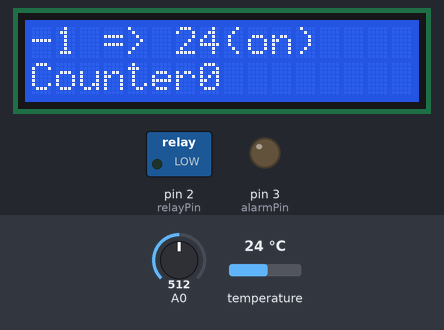
Recording of a sketch running on a simulated Arduino Uno, built with avr-gcc and run on an emulated ATmega328P. Shown: 16×2 character LCD, switched loads named in the sketch (green lamp = pin HIGH), output pins drawn as LEDs (lit = HIGH). The inputs (shaded band) are chosen by the test bench; at power-on: A0 = 512, temperature 24 °C. EEPROM starts erased; what the sketch prints to the serial monitor is not drawn.

Above: at 5.0 s.
5.1 s: A0 set to 397
6.6 s: A0 set to 369
At 6.97 s:
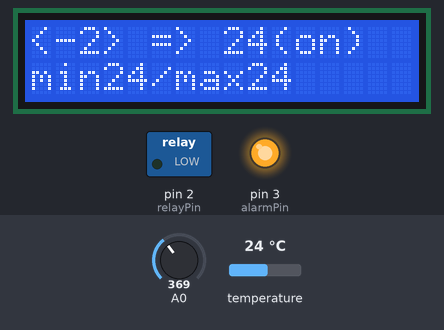
8.9 s: A0 set to 547
10.4 s: A0 set to 565
At 11.7 s:
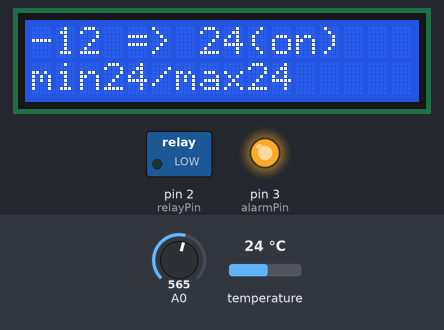
Timing chart, 0 to 12.9 s (numbered marks = the images above; inputs shaded):
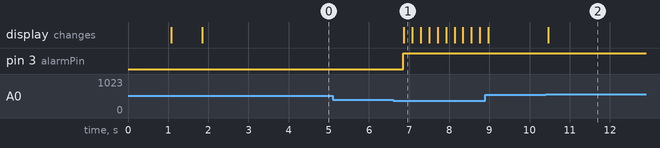

The sketch:

congelateur.ino
```cpp
#include <LiquidCrystal.h>
#include <EEPROM.h>
#include "OneWire.h"
#include "DallasTemperature.h"
#include <avr/wdt.h>


//const int chipSelect = 10;
const int eeAddress = 0;
const int countAdress = 1;

LiquidCrystal lcd(8, 9, 4, 5, 6, 7);
const int alarmPin = 3;
const int relayPin = 2;


OneWire oneWire(A0);

DallasTemperature ds(&oneWire);

int lcd_key = 0;
int adc_key_in = 0;
#define btnRIGHT 0
#define btnUP 1
#define btnDOWN 2
#define btnLEFT 3
#define btnSELECT 4
#define btnNONE 5

signed char saved;

boolean changing;
const int refreshIni = 300;
int refresh;

int mesurement;
int min = 100;
int max = -100;

boolean relayState;

signed char alarm = -10;

void setup() {
  Serial.begin(9600);
  Serial.println("Start");
  delay(1000);
  lcd.begin(16, 2);
  saved = readSavedTemp();
  if(saved > -10 || saved < -30){
    Serial.println("Saved out of bounds");
    saveTemp({-18});
  }
  changing = false;
  ds.begin();          // sonde activée
  mesurement = readTemp();
  line1();
  refresh = refreshIni;
  pinMode(relayPin, OUTPUT);
  digitalWrite(relayPin, 0);
  pinMode(alarmPin, OUTPUT);
  digitalWrite(alarmPin, 0);
  relayState = false;
  incrementStartCount();
  delay(2000);
  wdt_enable(WDTO_4S);
}

void loop() {
  if(changing || refresh <= 0){
    if(refresh <= 0){
      refresh = refreshIni;
      mesurement = readTemp();
    }
    if(mesurement >= alarm){
      digitalWrite(alarmPin, 1);
    } else{
      digitalWrite(alarmPin, 0);
    }
    if(mesurement > max){
      max = mesurement;
    }
    if(mesurement < min){
      min = mesurement;
    }
    if(mesurement <= saved - 1){
      relayState = true;
    }
    if(mesurement >= saved){
      relayState = false;
    }
    digitalWrite(relayPin, relayState);
    lcd.clear();
    line1();
    line2();
  }

  lcd_key = read_LCD_buttons();
  switch (lcd_key){
    case btnRIGHT:
      {
      break;
      }
    case btnUP:
      {
      changing = true;
      saved = saved +1;
      break;
      }
    case btnDOWN:
      {
      changing = true;
      saved = saved - 1;
      break;
      }
    case btnLEFT:
      {
      break;
      }
    case btnSELECT:
      {
      saveTemp(saved);
      saved = readSavedTemp(); //to ensure saved
      changing = false;
      line1();
      break;
      }
    case btnNONE:
      {
      break;
      }
  }
  delay(200);
  wdt_reset();
  refresh--;
}

int read_LCD_buttons()
{
  adc_key_in = analogRead(0); // read the value from the sensor
  if (adc_key_in > 1000) return btnNONE;
  /*
  if (adc_key_in < 50) return btnRIGHT;
  if (adc_key_in < 195) return btnUP;
  if (adc_key_in < 380) return btnDOWN;
  if (adc_key_in < 555) return btnLEFT;
  if (adc_key_in < 790) return btnSELECT;*/
  if (adc_key_in < 50) return btnRIGHT;
  if (adc_key_in < 195) return btnUP;
  if (adc_key_in < 380) return btnDOWN;
  if (adc_key_in < 555) return btnLEFT;
  if (adc_key_in < 790) return btnSELECT;
  return btnNONE;
}

void saveTemp(signed char temp){
//  signed char c {-50};  // Or int8_t.
  EEPROM.put(eeAddress, temp);
}

byte readSavedTemp(){
  signed char d;
  EEPROM.get(eeAddress, d);
  //Serial.println(d);
  return (d);
}

int readTemp(){
  ds.requestTemperatures();
  int t = ds.getTempCByIndex(0);
  return t;
}

void line1(){
  lcd.setCursor(0,0);
  lcd.print("                ");
  lcd.setCursor(0,0);
  String state = "(off)";
  if(!relayState){
    state = "(on)";
  }
  if(changing){
    lcd.print("<" + String(saved) + ">");
  }else{
    lcd.print(saved);
  }
  lcd.print( " => " + String( mesurement ) + state);
}

void line2(){
  lcd.setCursor(0,1);
  lcd.print("                ");
  lcd.setCursor(0,1);
  lcd.print("min" + String(min) + "/max" + String(max));
}

void incrementStartCount(){
  signed char d;
  EEPROM.get(countAdress, d);
  EEPROM.put(countAdress, d + 1);

  lcd.setCursor(0,1);
  lcd.print("                ");
  lcd.setCursor(0,1);
  lcd.print("Counter" + String(d + 1));
}
```

Measured:
- the behaviour switches between 380 and 379 on A0 (found by bisection; images 0 and 1)
- the behaviour switches between 554 and 555 on A0 (found by bisection; images 1 and 2)
- after the input at 5.1 s, every drawn part: stays the same
- after the input at 6.6 s, pin 3 (alarmPin): LOW → HIGH after 0.26 s; the display: changes after 0.27 s (image 1)
- after the input at 10.4 s, the display: changes after 0.06 s (image 2)
